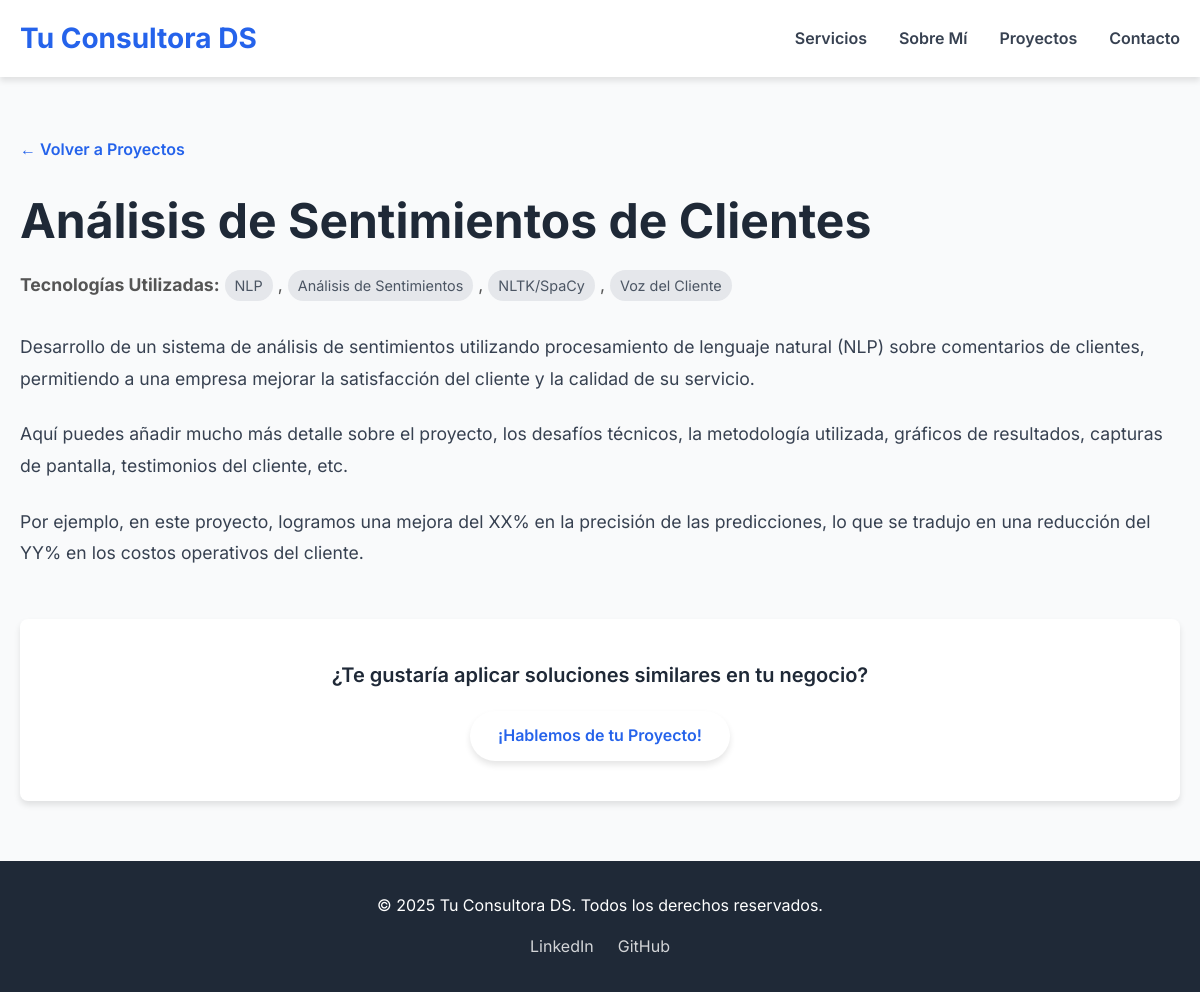
/project/4, run on the app's committed database.
### app.py (models this page shows, shortened)
class Project(db.Model):
    id = db.Column(db.Integer, primary_key=True)
    title = db.Column(db.String(100), nullable=False)
    description = db.Column(db.Text, nullable=False)
    technologies = db.Column(db.String(200), nullable=False) # Separadas por coma: "Python, Flask, SQL"

### app.py (the view)
@app.route('/project/<int:project_id>')
def project_detail(project_id):
    project = Project.query.get_or_404(project_id)
    return render_template('project_detail.html', project=project)

### templates/project_detail.html (shortened to what this page needs)
<!DOCTYPE html>
<html lang="es">
<head>
    <link rel="stylesheet" href="{{ url_for('static', filename='css/style.css') }}">
    <link rel="stylesheet" href="https://cdnjs.cloudflare.com/ajax/libs/font-awesome/6.5.2/css/all.min.css" />
</head>
<body class="detail-page-body">
    <header>
        <div class="container">
            <a href="{{ url_for('index') }}" class="logo">Tu Consultora DS</a>
            <nav>
                <ul>
                    <li><a href="{{ url_for('index') }}#services">Servicios</a></li>
                    <li><a href="{{ url_for('index') }}#about">Sobre Mí</a></li>
                    <li><a href="{{ url_for('index') }}#projects">Proyectos</a></li>
                    <li><a href="{{ url_for('index') }}#contact">Contacto</a></li>
                </ul>
            </nav>
        </div>
    </header>
    <section id="project-detail" class="detail-section">
        <div class="container">
            <a href="{{ url_for('index') }}#projects" class="back-link">&larr; Volver a Proyectos</a>
            <h1>{{ project.title }}</h1>
            <div class="project-meta">
                <p><strong>Tecnologías Utilizadas:</strong>
                    {% for tech in project.technologies.split(', ') %}
                        <span class="tech-tag">{{ tech }}</span>{% if not loop.last %},{% endif %}
                    {% endfor %}
                </p>
            </div>
            <div class="project-description-full">
                <p>{{ project.description }}</p>
                <p>Aquí puedes añadir mucho más detalle sobre el proyecto, los desafíos técnicos, la metodología utilizada, gráficos de resultados, capturas de pantalla, testimonios del cliente, etc.</p>
                <p>Por ejemplo, en este proyecto, logramos una mejora del XX% en la precisión de las predicciones, lo que se tradujo en una reducción del YY% en los costos operativos del cliente.</p>
                </div>
            <div class="cta-detail-page">
                <p>¿Te gustaría aplicar soluciones similares en tu negocio?</p>
                <a href="{{ url_for('index') }}#contact" class="btn btn-primary">¡Hablemos de tu Proyecto!</a>
            </div>
        </div>
    </section>
    <footer>
        <div class="container">
            <p>&copy; 2025 Tu Consultora DS. Todos los derechos reservados.</p>
            <div class="social-links">
                <a href="#">LinkedIn</a>
                <a href="#">GitHub</a>
            </div>
        </div>
    </footer>
</body>
</html>

### static/css/style.css (style rules this page uses)
:root { --primary-color: #2563eb; --secondary-color: #1d4ed8; --text-color: #374151; --light-gray: #f9fafb; --medium-gray: #e5e7eb; --dark-gray: #1f2937; --white: #ffffff; --shadow: 0 4px 6px rgba(0, 0, 0, 0.1); }
* { margin: 0; padding: 0; box-sizing: border-box; }
body { font-family: 'Inter', sans-serif; line-height: 1.6; color: var(--text-color); background-color: var(--light-gray); -webkit-font-smoothing: antialiased; }
.container { max-width: 1200px; margin: 0 auto; padding: 0 20px; }
h1, h2, h3 { font-weight: 700; color: var(--dark-gray); margin-bottom: 1rem; }
h1 { font-size: 3.5rem; line-height: 1.2; }
p { margin-bottom: 1rem; }
a { text-decoration: none; color: var(--primary-color); transition: color 0.3s ease; }
ul { list-style: none; }
.btn { display: inline-block; padding: 12px 28px; border-radius: 9999px; font-weight: 600; text-align: center; transition: all 0.3s ease; border: none; cursor: pointer; }
.btn-primary { background-color: var(--white); color: var(--primary-color); box-shadow: var(--shadow); }
header { background-color: var(--white); box-shadow: var(--shadow); padding: 1rem 0; position: sticky; top: 0; z-index: 1000; }
header .container { display: flex; justify-content: space-between; align-items: center; }
.logo { font-size: 1.75rem; font-weight: 700; color: var(--primary-color); }
nav ul { display: flex; gap: 2rem; }
nav ul li a { color: var(--text-color); font-weight: 600; }
footer { background-color: var(--dark-gray); color: var(--white); padding: 32px 0; text-align: center; }
.social-links { margin-top: 1rem; display: flex; justify-content: center; gap: 1.5rem; }
.social-links a { color: var(--white); opacity: 0.8; }
.detail-page-body { background-color: var(--white); }
.detail-section { padding: 60px 0; background-color: var(--light-gray); }
.back-link { display: inline-block; margin-bottom: 30px; font-weight: 600; color: var(--primary-color); transition: transform 0.2s ease; }
#project-detail h1 { text-align: left; font-size: 3rem; margin-bottom: 20px; color: var(--dark-gray); }
.project-meta { margin-bottom: 30px; font-size: 1.1rem; color: #555; }
.tech-tag { background-color: var(--medium-gray); color: #4b5563; padding: 4px 10px; border-radius: 9999px; font-size: 0.9rem; margin-right: 5px; display: inline-block; }
.project-description-full p { font-size: 1.1rem; line-height: 1.8; margin-bottom: 1.5rem; color: var(--text-color); }
.cta-detail-page { text-align: center; padding: 40px 20px; background-color: var(--white); border-radius: 8px; box-shadow: var(--shadow); margin-top: 50px; }
.cta-detail-page p { font-size: 1.25rem; margin-bottom: 20px; color: var(--dark-gray); font-weight: 600; }

### data on the page
Project: title "Análisis de Sentimientos de Clientes", description "Desarrollo de un sistema de análisis de sentimientos utilizando procesamiento de lenguaje natural (NLP) sobre comentarios de clientes, permitiendo a una empresa mejorar la satisfacción del cliente y la calidad de su servicio."

### other printed values
{{ tech }} "NLP" "Análisis de Sentimientos" "NLTK/SpaCy" "Voz del Cliente"
